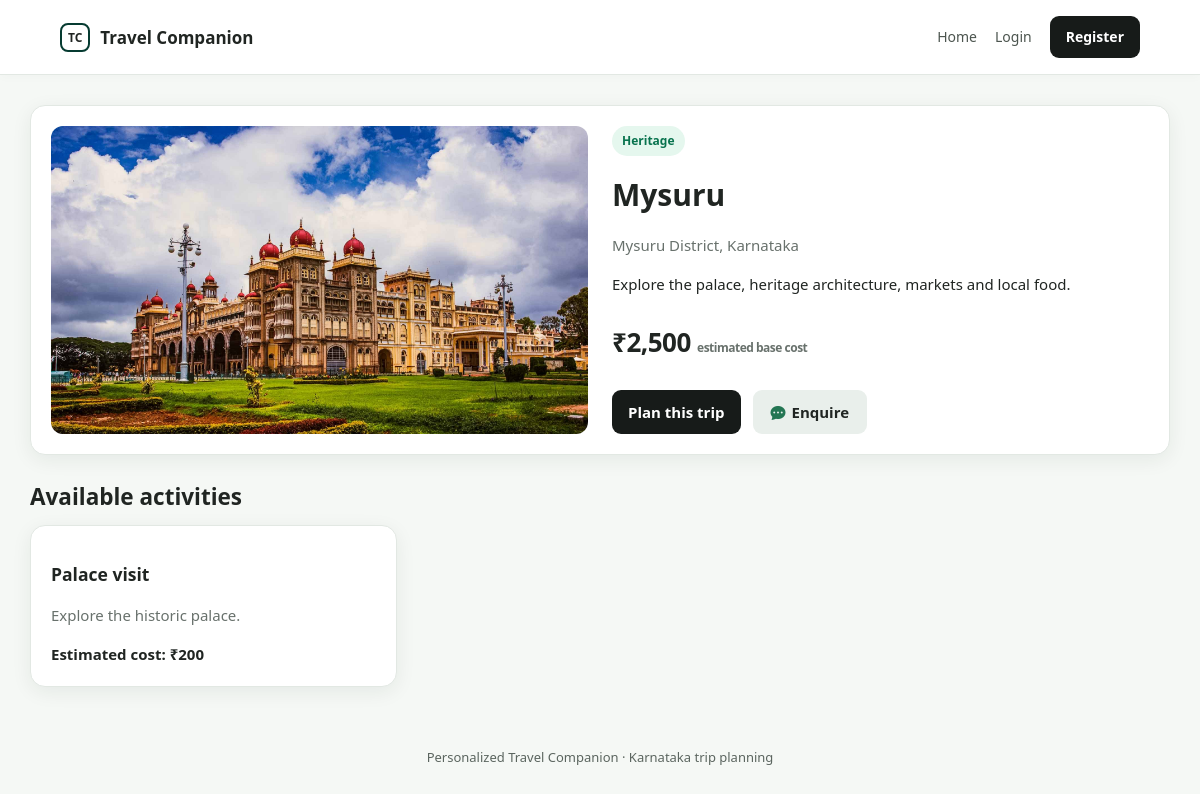
The page /frontend/destination.php?id=2 on the database its author committed.
### tables this page shows
CREATE TABLE IF NOT EXISTS destinations (
    id INT AUTO_INCREMENT PRIMARY KEY,
    name VARCHAR(120) NOT NULL,
    district VARCHAR(100) NOT NULL,
    category_id INT NULL,
    description TEXT,
    image_url VARCHAR(500) DEFAULT '',
    estimated_cost DECIMAL(10,2) NOT NULL DEFAULT 0,
    FOREIGN KEY (category_id)
        REFERENCES categories(id)
        ON DELETE SET NULL
);

CREATE TABLE IF NOT EXISTS categories (
    id INT AUTO_INCREMENT PRIMARY KEY,
    name VARCHAR(80) NOT NULL UNIQUE
);

CREATE TABLE IF NOT EXISTS activities (
    id INT AUTO_INCREMENT PRIMARY KEY,
    destination_id INT NOT NULL,
    name VARCHAR(120) NOT NULL,
    description TEXT,
    estimated_cost DECIMAL(10,2) NOT NULL DEFAULT 0,
    FOREIGN KEY (destination_id)
        REFERENCES destinations(id)
        ON DELETE CASCADE
);

### backend/destinations.php (called while the page is built, shortened)
<?php
function get_destination_by_id(PDO $pdo, int $id): ?array
{
    $stmt = $pdo->prepare(
        'SELECT d.*, c.name AS category_name
         FROM destinations d
         LEFT JOIN categories c ON c.id = d.category_id
         WHERE d.id = ?'
    );
    $stmt->execute([$id]);
    $res = $stmt->fetch();
    return $res ?: null;
}
function get_destination_activities(PDO $pdo, int $destinationId): array
{
    $stmt = $pdo->prepare(
        'SELECT * FROM activities WHERE destination_id = ? ORDER BY name'
    );
    $stmt->execute([$destinationId]);
    return $stmt->fetchAll();
}

### backend/helpers.php (called while the page is built, shortened)
<?php
if (!function_exists('e')) {
    function e(?string $value): string {
        return htmlspecialchars($value ?? '', ENT_QUOTES, 'UTF-8');
    }
}
if (!function_exists('asset_url')) {
    function asset_url(string $path): string {
        $script = $_SERVER['SCRIPT_NAME'] ?? '';
        $inAdmin = strpos($script, '/admin') !== false;
        $prefix = $inAdmin ? '../' : '';
        return $prefix . ltrim($path, '/');
    }
}

### frontend/destination.php (the view, shortened to what this page needs)
<?php
require_once dirname(__DIR__) . '/backend/destinations.php';
require_once dirname(__DIR__) . '/backend/enquiries.php';
$id = (int) ($_GET['id'] ?? 0);
$destination = get_destination_by_id($pdo, $id);
$activities = get_destination_activities($pdo, $id);
$extraHead = '
<link rel="stylesheet" href="https://cdn.jsdelivr.net/npm/bootstrap-icons@1.11.3/font/bootstrap-icons.min.css">
';
require_once __DIR__ . '/includes/header.php';
?>
<div class="card destination-detail">
    <div class="two-col">
        <div>
            <?php if (!empty($destination['image_url'])): ?>
                <img
                    class="destination-detail-image"
                    src="<?= e(asset_url($destination['image_url'])) ?>"
                    alt="<?= e($destination['name']) ?>"
                >
            <?php else: ?>
                <div class="destination-detail-placeholder">
                    Destination image
                </div>
            <?php endif; ?>
        </div>
        <div>
            <span class="tag">
                <?= e($destination['category_name'] ?? 'Explore') ?>
            </span>
            <h1><?= e($destination['name']) ?></h1>
            <p class="muted">
                <?= e($destination['district']) ?> District, Karnataka
            </p>
            <p>
                <?= nl2br(e($destination['description'] ?? '')) ?>
            </p>
            <p class="metric">
                ₹<?= number_format((float) $destination['estimated_cost']) ?>
                <span class="smalltext">
                    estimated base cost
                </span>
            </p>
            <div style="display: flex; gap: 12px; margin-top: 15px; flex-wrap: wrap; align-items: center;">
                <a
                    class="btn"
                    href="plan_trip.php?destination_id=<?= (int) $destination['id'] ?>"
                >
                    Plan this trip
                </a>
                <button
                    type="button"
                    class="btn secondary"
                    onclick="openEnquiryModal()"
                    style="display: inline-flex; align-items: center; gap: 6px; padding: 10px 18px;"
                >
                    <i class="bi bi-chat-dots-fill" style="color: #247653;"></i>
                    Enquire
                </button>
            </div>
        </div>
    </div>
</div>
<h2>Available activities</h2>
<div class="grid">
    <?php foreach ($activities as $activity): ?>
        <article class="card">
            <h3><?= e($activity['name']) ?></h3>
            <p class="muted">
                <?= e($activity['description'] ?? '') ?>
            </p>
            <strong>
                Estimated cost:
                ₹<?= number_format((float) $activity['estimated_cost']) ?>
            </strong>
        </article>
    <?php endforeach; ?>
</div>
<?php require_once __DIR__ . '/includes/footer.php'; ?>

### frontend/assets/style.css (style rules this page uses)
* { box-sizing: border-box; }
:root { --green: #0ca678; --mint: #36d9a4; --deep: #063b31; --ink: #202522; --muted: #68716c; --paper: #f5f8f5; --line: #e2e8e3; --white: #ffffff; --soft-green: #e5f7ee; --shadow: 0 5px 20px rgba(16, 43, 23, 0.07); --shadow-hover: 0 10px 28px rgba(16, 43, 23, 0.12); }
html { scroll-behavior: smooth; }
body { margin: 0; background: var(--paper); font: 15px/1.6 system-ui, -apple-system, "Segoe UI", sans-serif; color: var(--ink); }
a { color: var(--deep); text-decoration: none; }
img { max-width: 100%; }
.nav-cta, .btn { background: #171b19; color: white; border: 0; border-radius: 9px; padding: 10px 16px; display: inline-block; cursor: pointer; font: inherit; font-weight: 650; text-align: center; transition: background 0.2s ease, transform 0.2s ease, box-shadow 0.2s ease; }
.btn.secondary { background: #e9efeb; color: var(--ink); }
h1, h2, h3 { line-height: 1.25; color: var(--ink); }
h2 { margin-top: 28px; margin-bottom: 14px; }
.muted { color: var(--muted); }
.grid { display: grid; grid-template-columns: repeat(3, minmax(0, 1fr)); gap: 20px; }
.two-col { display: grid; grid-template-columns: 1fr 1fr; gap: 24px; }
.card { background: var(--white); border: 1px solid var(--line); border-radius: 15px; padding: 20px; box-shadow: var(--shadow); transition: box-shadow 0.22s ease, border-color 0.22s ease; }
.tag { display: inline-block; background: var(--soft-green); color: #08734e; padding: 5px 10px; border-radius: 20px; font-size: 12px; font-weight: 700; }
.metric { font-size: 26px; font-weight: 800; letter-spacing: -0.5px; }
.smalltext { font-size: 12px; color: var(--muted); }
.destination-detail-image { width: 100%; max-height: 360px; object-fit: cover; border-radius: 12px; display: block; }

### rows shown on the page
destinations: image_url (picture), category.name "Heritage", name "Mysuru", district "Mysuru", description "Explore the palace, heritage architecture, markets and local food.", estimated_cost "2,500"
activities: name "Palace visit", description "Explore the historic palace.", estimated_cost "200"
